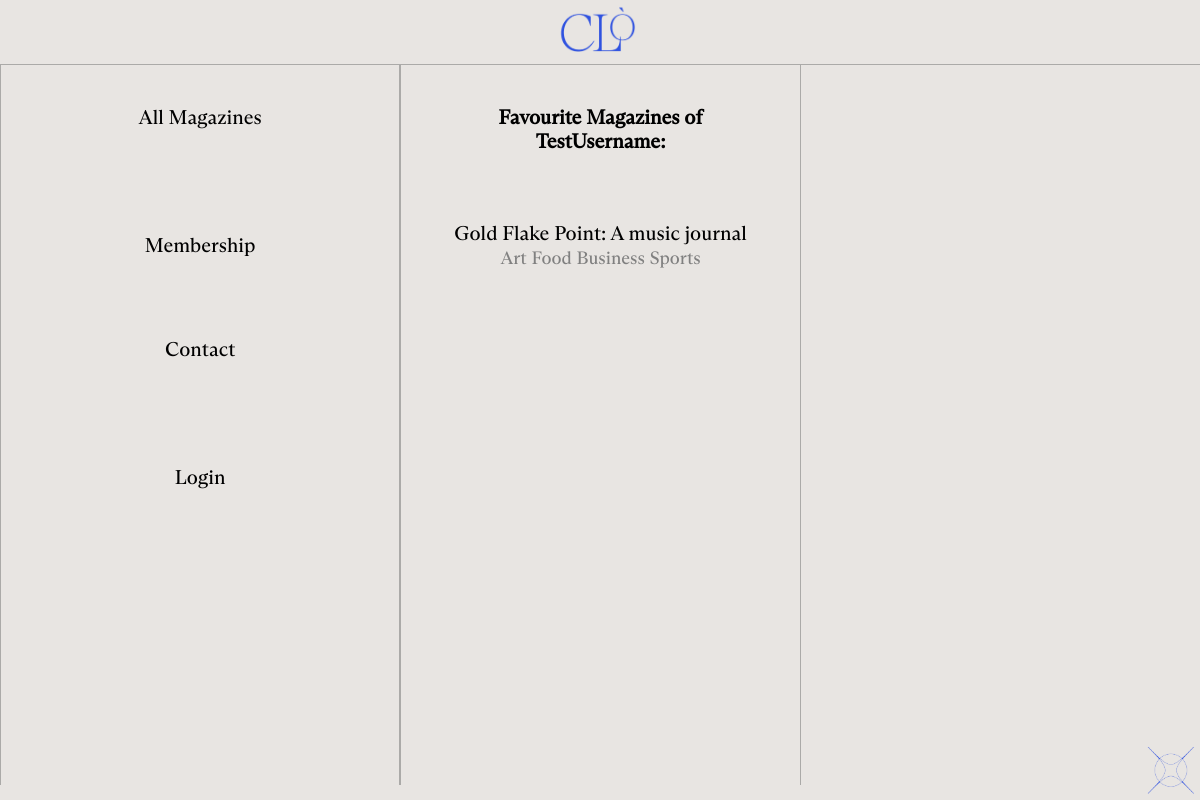
Screenshot of /users/testusername/ with the database file from the repository.
### magportal/models.py (models this page shows, shortened)
class UserProfile(models.Model):
    UserAccount = models.OneToOneField(User, on_delete=models.CASCADE, null=True)
    UserID = models.AutoField(primary_key=True)
    Slug = models.SlugField(unique=True, null=True)
    Favourites = models.ManyToManyField('Magazine', related_name='Favourite%(class)s', blank= True)
    Membership = models.DateField(null=True)
    MembershipID = models.IntegerField(null=True)
    """
    Stuff to be added:
    Encoded payment information
    """

class Magazine(models.Model):
    MagazineID = models.AutoField(primary_key=True)
    Slug = models.SlugField(unique=True, null=True)
    Name = models.CharField(max_length=50)
    Description = models.CharField(max_length=800)
    Image = models.ImageField(upload_to='magazine_images', blank=True)
    Date = models.DateField()
    URL = models.URLField(blank=True)
    Categories = models.ManyToManyField('Category', blank=True)
    Discount = models.CharField(unique=True, null=True, max_length=10)
    Price = models.DecimalField(max_digits=5, decimal_places=2)
    DiscountPrice = models.DecimalField(max_digits=5, decimal_places=2)
    """
    Stuff to be added:
    Issues class? (Many to one) - price, discountprice, discount code, image, url?

    """

class Category(models.Model):
    CategoryID = models.AutoField(primary_key=True)
    Slug = models.SlugField(unique=True, null = True)
    Name = models.CharField(max_length=30)
    Mags = models.ManyToManyField('Magazine', blank = True)
    def __str__(self):
        return self.Name
    """To be added:
    Slug field for URLs
    """

### magportal/views.py (the view)
# urls.py: path('users/<slug:username>/', views.view_profile, name='view_profile'),
def view_profile(request,username):
    try:
        profile = UserProfile.objects.get(Slug=username)
    except UserProfile.DoesNotExist:
        profile = UserProfile.objects.get(UserAccount=request.user)
    context_dict = {}
    membership = False
    date = datetime.now().date()
    date2 = profile.Membership
    if date2 > date:
        membership = True
    context_dict = {'profile': profile, 'membership': membership}
    return render(request, 'magportal/view_profile.html', context_dict)

### template/magportal/view_profile.html (shortened to what this page needs)
{% extends 'magportal/base.html' %}
{% load static %}
{% block head_block %}
<link href="{% static '/css/favs.css' %}" rel="stylesheet">
{% endblock %}
{% block body_block %}
{% if user.is_authenticated %}
  <div class="third-div nav-third">
    <a href="{% url 'magportal:browse_magazines'%}">All Magazines</a><br>
    <div class="dropdown">
      <a href="{% url 'magportal:membership' %}">Membership</a>
      <div class="dropdown-content">
        <a href="{% url 'magportal:edit_profile' user.get_username|slugify %}" >My Profile</a>
        <p><a href="{% url 'magportal:view_profile' user.get_username|slugify %}">My Magazines</a></p>
      </div>
    </div>
    <a href="{% url 'magportal:contact' %}">Contact</a><br>
    <a href="{% url 'magportal:logout' %}">Logout</a><br>
  </div>
{% else %}
  <div class="third-div nav-third">
    <a href="{% url 'magportal:browse_magazines'%}">All Magazines</a><br>
    <div class="dropdown">
    <a href="{% url 'magportal:login' %}">Membership</a>
    </div>
    <a href="{% url 'magportal:contact' %}">Contact</a><br>
    <a href="{% url 'magportal:login' %}">Login</a><br>
  </div>
{% endif %}
<div class="third-div">
  <div class="fav-mags">
    <p style="margin: 40px;">
      <b style="font-size: 20px;">Favourite Magazines of {{ profile.UserAccount.username }}:</b><br>
      <br>
      <br>
      {% for result in profile.Favourites.all %}
        <a class="name" href="{{ result.URL }}">{{ result.Name }}<br>
        {% for cat in result.Categories.all %}
          <span style="font-size: 18px; color: grey;">{{ cat }}</span>
        {% endfor %}
        </a>
      {% endfor %}
    </p>
  </div>
{% endblock %}

### static/css/base.css (style rules this page uses)
body { background-color: #E8E5E2; padding:0; margin:0; }
html { height: 100%; font-family: ABCArizona; }
.third-div { width:33.2%; min-height: 100%; height: fit-content; border-left: 1px solid #abaaa8; border-right: 1px solid #abaaa8; float: left; }
.nav-third { font-size: 20px; text-align: center; }
.nav-third a { margin: 40px; display: block; text-decoration: none; color: black; }
.dropdown { position: relative; display: inline-block; width: 100%; }

### static/css/favs.css (style rules this page uses)
.fav-mags a { font-size: 20px; display: block; margin-top: 30px; text-decoration: none; color: black; }
.fav-mags { max-height: 80vh; overflow-y: auto; text-align: center; }

### rows the page displays
UserProfile: UserAccount.username "TestUsername"
Magazine: Name "Gold Flake Point: A music journal"
Category: Name "Art"
Category: Name "Food"
Category: Name "Business"
Category: Name "Sports"
